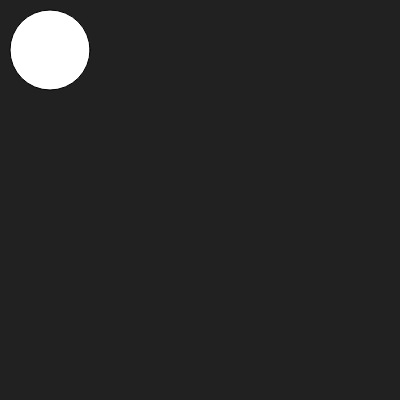
Frame 1 (no input)
Frame 60 (no input): identical to frame 1, image omitted
Frame 120 (the mouse pressed at the canvas centre since frame 60): identical to frame 1, image omitted

The p5.js sketch that drew this single still picture (run headless with seeded random() and noise() and a simulated clock; from frame 60 on, the mouse is pressed at the canvas centre):

// p5.js sketch
// ── sketch.js
function setup() {
  createCanvas(400, 400);
}

function draw() {
  background(33);
  ellipse(50, 50, 80, 80)
}
